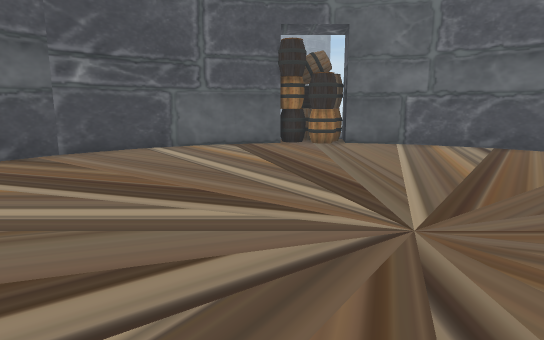
[1] (above)

12 first-person views from a walk through a scene from a Unity 3-D project. The camera is 1.4 m above the floor, tilts 10° down and sees 75° across. Doors are open. The floor is counted in squares, 1 m on a side. Each view is taken from the middle of a square. On the plan, view 1 faces up. The plan holds only what a view shows up to about 15 squares ahead; the rest is blank. The place goes on beyond the plan. The player is left out. Some surface patterns are stand-ins.

[2]
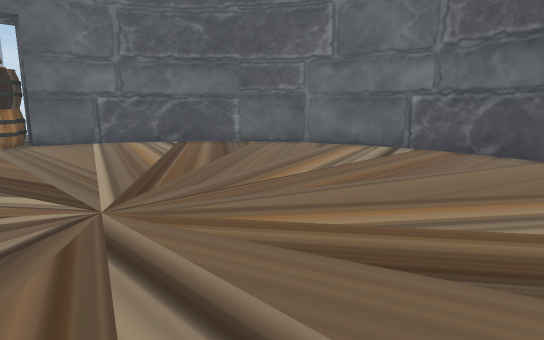

[3]
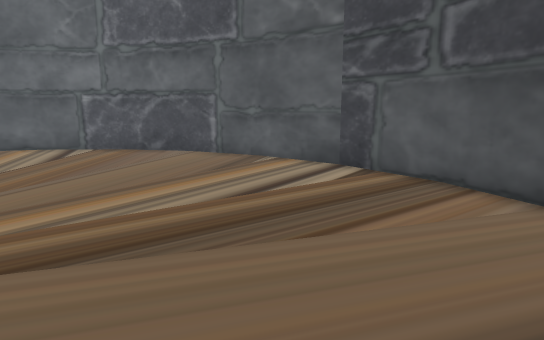

[4]
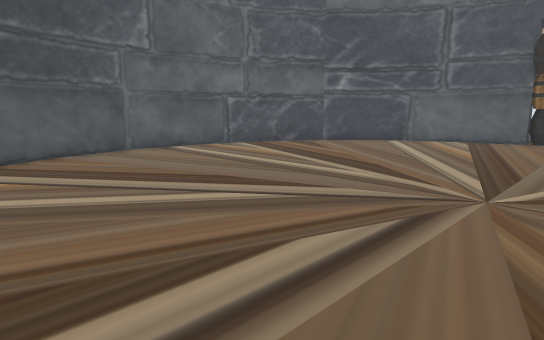

[5]
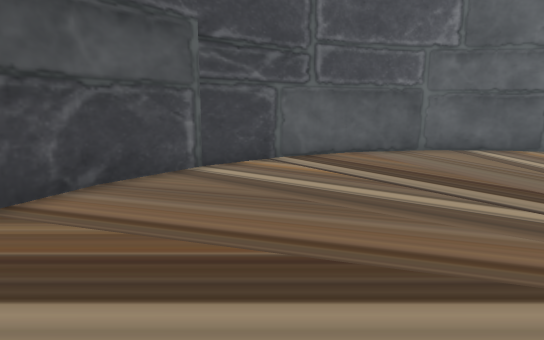

[6]
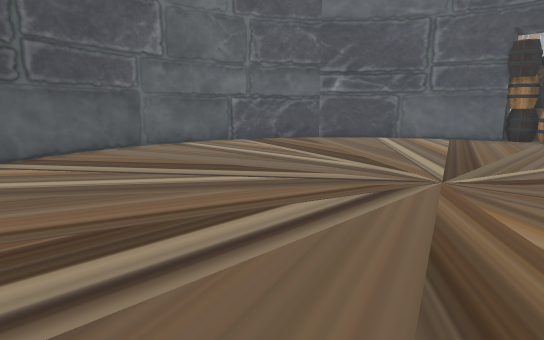

[7]
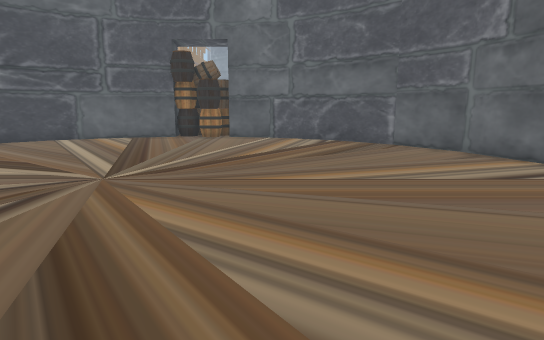

[8]
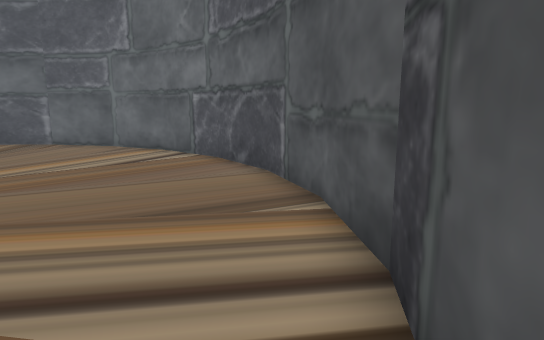

[9]
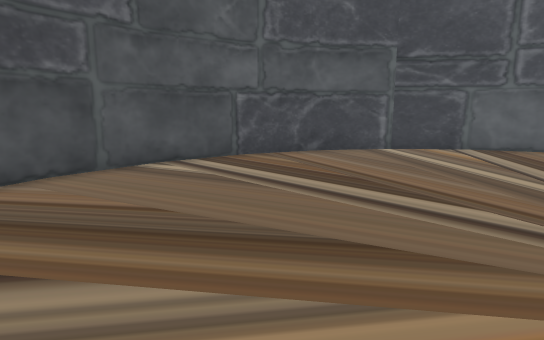

[10]
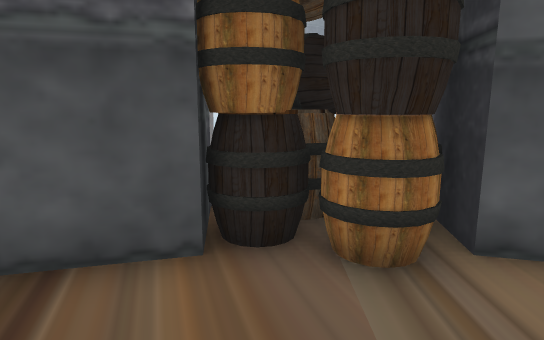

[11]
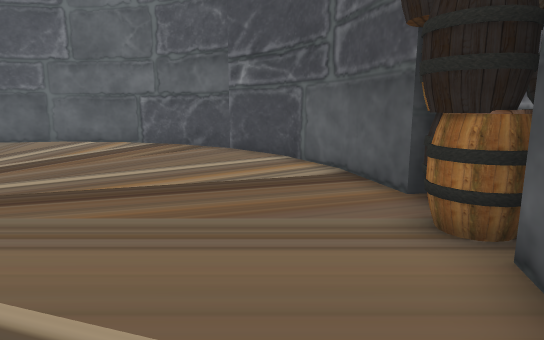

[12]
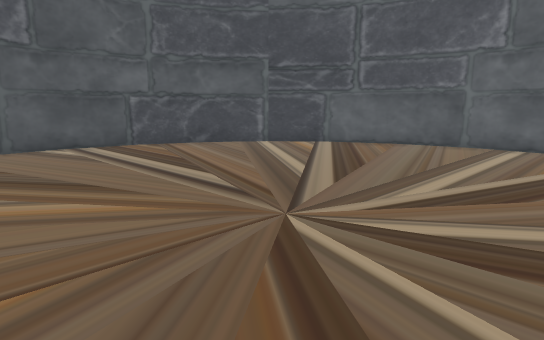

### Floor plan
Points are (right, up) in squares from view 1. A wall is a line through its corners. A room is listed if a view was taken in it or the views show most of it. See-through windows are left out.
Room 1 (views 1, 2, 3, 4, 5, 6, 7, 8, 9, 10, 11, 12)
walls: (11.1, 8.2) (9.6, 10.5); (12, 3.2) (11.9, 5.9); (11.5, 0.7) (12, 3.4); (11.9, 5.8) (11, 8.4); (9.7, 10.5) (7.7, 12.3); (5.5, 13.5) (2.9, 14.2) (3.2, 16.3); (7.8, 12.3) (5.5, 13.6); (10.4, -1.7) (11.6, 0.8); (8.7, -3.7) (10.5, -1.6); (6.6, -5.2) (8.8, -3.7); (4.1, -6.2) (6.7, -5.2); (1.5, -6.5) (4.3, -6.2); (-4.4, 12.4) (-6.4, 10.5); (-1.1, -6.2) (1.7, -6.5); (-5.5, -3.6) (-3.3, -5.3); (-6.4, 10.6) (-7.8, 8.3); (-3.5, -5.2) (-0.9, -6.2); (-8.7, 3.3) (-8.2, 0.6); (-7.8, 8.4) (-8.6, 5.7); (-8.6, 5.9) (-8.7, 3.2); (-7.2, -1.6) (-5.5, -3.7); (-8.3, 0.8) (-7.1, -1.7); (0.1, 16.3) (0.3, 14.2) (-2.2, 13.6) (-4.6, 12.3)
objects: other object (1, 14) to (2, 16)

Positions as (right, up) in squares from view 1, and headings:
1: (0, 0), facing up
2: (0, -1), facing up-right
3: (0, -2), facing right
4: (3, -2), facing up-left
5: (3, -2), facing left
6: (4, -3), facing up-left
7: (5, -3), facing up
8: (6, -5), facing up-right
9: (6, 2), facing down-left
10: (1, 11), facing up
11: (6, 12), facing left
12: (5, 7), facing down-left
